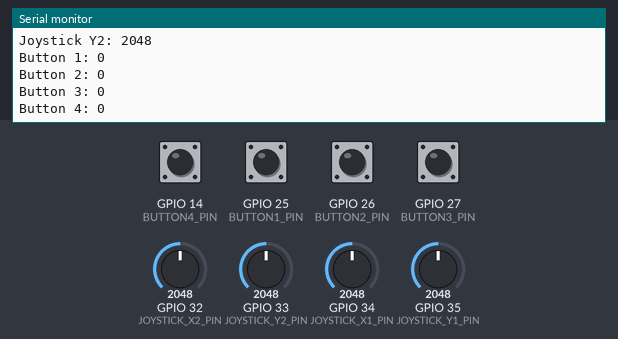
Recording of a sketch running on a simulated ESP32. On the bench: the last lines printed to the serial monitor. Inputs (shaded band) come from the test bench; at power-on: GPIO 14 (BUTTON4_PIN), GPIO 25 (BUTTON1_PIN), GPIO 26 (BUTTON2_PIN), GPIO 27 (BUTTON3_PIN) HIGH, GPIO 32 (JOYSTICK_X2_PIN) = 2048, GPIO 33 (JOYSTICK_Y2_PIN) = 2048, GPIO 34 (JOYSTICK_X1_PIN) = 2048, GPIO 35 (JOYSTICK_Y1_PIN) = 2048.

Above: at 1.2 s.
1.3 s: GPIO 32 (JOYSTICK_X2_PIN) set to 2866
2.8 s: GPIO 33 (JOYSTICK_Y2_PIN) set to 2866
At 3.19 s:
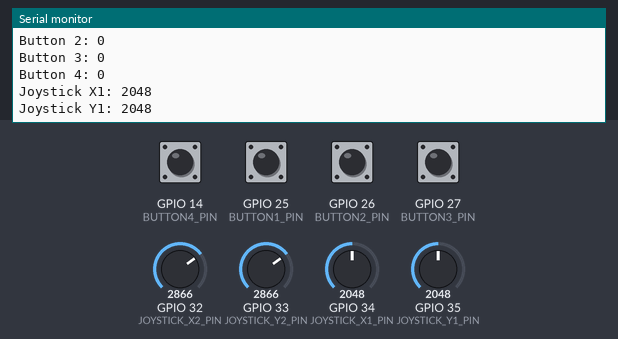
4.3 s: GPIO 34 (JOYSTICK_X1_PIN) set to 2866
5.8 s: GPIO 35 (JOYSTICK_Y1_PIN) set to 2866
At 6.38 s:
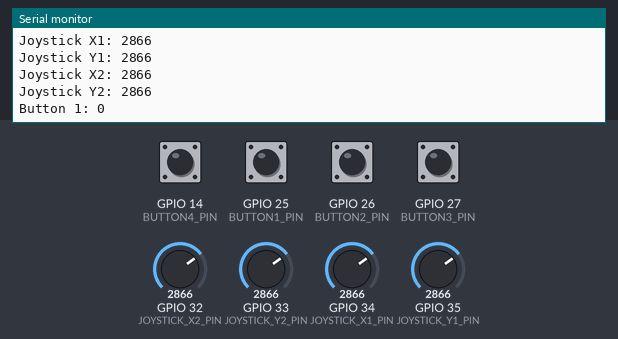
7.3 s: GPIO 14 (BUTTON4_PIN) pulled LOW for 0.15 s
8.9 s: GPIO 25 (BUTTON1_PIN) pulled LOW for 0.15 s
Timing chart, 0 to 11.5 s (numbered marks = the images above; inputs shaded):
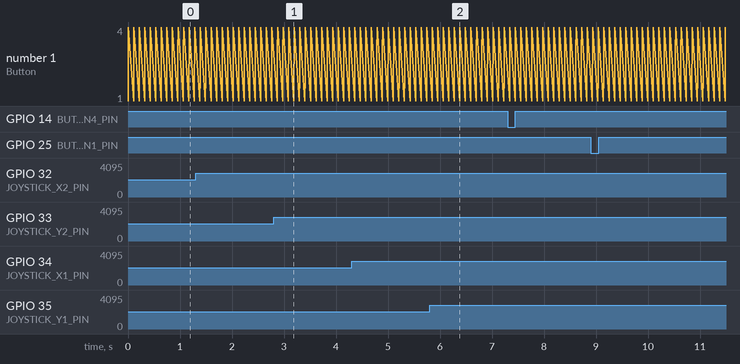

Measured:
- after the input at 2.8 s, the serial monitor: prints a new line after 0.07 s (image 1)
- after the input at 5.8 s, the serial monitor: prints a new line after 0.05 s (image 2)

The sketch:

esp32_transmiter_controller.ino
```cpp
#include <esp_now.h>
#include <WiFi.h>

// Joystick and button pin definitions
#define JOYSTICK_X1_PIN 34
#define JOYSTICK_Y1_PIN 35
#define JOYSTICK_X2_PIN 32
#define JOYSTICK_Y2_PIN 33
#define BUTTON1_PIN 25
#define BUTTON2_PIN 26
#define BUTTON3_PIN 27
#define BUTTON4_PIN 14

// Structure to hold the outgoing data
typedef struct struct_message {
  int joystickX1;
  int joystickY1;
  int joystickX2;
  int joystickY2;
  int button1;
  int button2;
  int button3;
  int button4;
} struct_message;

struct_message outgoingData;

// Peer MAC address of the receiver ESP32 (replace with your slave ESP32 MAC address)
uint8_t receiverMAC[] = {0x24, 0x6F, 0x28, 0xA1, 0xF0, 0xBD}; // Example MAC, replace with actual

void setup() {
  // Initialize serial communication for debugging
  Serial.begin(115200);

  // Initialize joystick and button pins as inputs
  pinMode(JOYSTICK_X1_PIN, INPUT);
  pinMode(JOYSTICK_Y1_PIN, INPUT);
  pinMode(JOYSTICK_X2_PIN, INPUT);
  pinMode(JOYSTICK_Y2_PIN, INPUT);
  pinMode(BUTTON1_PIN, INPUT_PULLUP);
  pinMode(BUTTON2_PIN, INPUT_PULLUP);
  pinMode(BUTTON3_PIN, INPUT_PULLUP);
  pinMode(BUTTON4_PIN, INPUT_PULLUP);

  // Set ESP32 as Wi-Fi station
  WiFi.mode(WIFI_STA);

  // Initialize ESP-NOW
  if (esp_now_init() != ESP_OK) {
    Serial.println("Error initializing ESP-NOW");
    return;
  }

  // Register peer (receiver ESP32)
  esp_now_peer_info_t peerInfo;
  memcpy(peerInfo.peer_addr, receiverMAC, 6);
  peerInfo.channel = 0;
  peerInfo.encrypt = false;

  // Add peer
  if (esp_now_add_peer(&peerInfo) != ESP_OK) {
    Serial.println("Failed to add peer");
    return;
  }
}

void loop() {
  // Read joystick and button inputs
  outgoingData.joystickX1 = analogRead(JOYSTICK_X1_PIN);
  outgoingData.joystickY1 = analogRead(JOYSTICK_Y1_PIN);
  outgoingData.joystickX2 = analogRead(JOYSTICK_X2_PIN);
  outgoingData.joystickY2 = analogRead(JOYSTICK_Y2_PIN);

  // Buttons are active low, so we invert the readings
  outgoingData.button1 = !digitalRead(BUTTON1_PIN);
  outgoingData.button2 = !digitalRead(BUTTON2_PIN);
  outgoingData.button3 = !digitalRead(BUTTON3_PIN);
  outgoingData.button4 = !digitalRead(BUTTON4_PIN);

  // Send data to receiver
  esp_now_send(receiverMAC, (uint8_t *)&outgoingData, sizeof(outgoingData));

  // Debugging: Print the values being sent
  Serial.print("Joystick X1: "); Serial.println(outgoingData.joystickX1);
  Serial.print("Joystick Y1: "); Serial.println(outgoingData.joystickY1);
  Serial.print("Joystick X2: "); Serial.println(outgoingData.joystickX2);
  Serial.print("Joystick Y2: "); Serial.println(outgoingData.joystickY2);
  Serial.print("Button 1: "); Serial.println(outgoingData.button1);
  Serial.print("Button 2: "); Serial.println(outgoingData.button2);
  Serial.print("Button 3: "); Serial.println(outgoingData.button3);
  Serial.print("Button 4: "); Serial.println(outgoingData.button4);

  delay(100); // Add a small delay between transmissions
}
```
